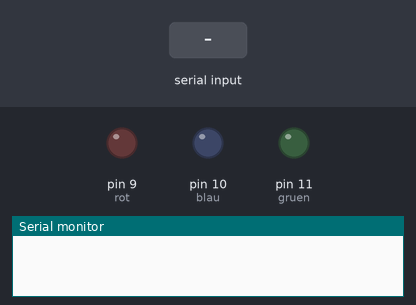
Bench run of a sketch on a simulated Arduino Uno, built with avr-gcc and run on an emulated ATmega328P. Parts: output pins drawn as LEDs (lit = HIGH), the last lines printed to the serial monitor. The test bench sets the inputs (shaded band).

Above: at 1.2 s.
1.3 s: "r\n" received over Serial
At 2.0 s:
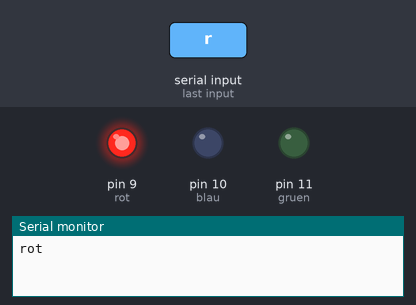
2.8 s: "g\n" received over Serial
At 3.1 s:
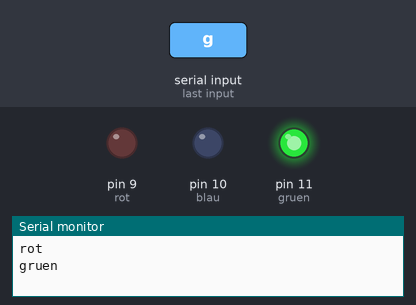
4.3 s: "b\n" received over Serial
At 5.5 s:
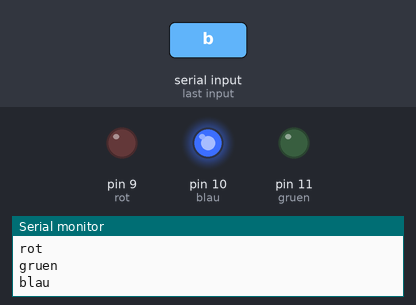
Timing chart, 0 to 7.3 s (numbered marks = the images above; inputs shaded):
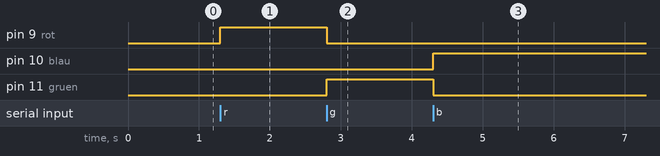

Measured:
- after the input at 1.3 s, pin 9 (rot): LOW → HIGH at once
- after the input at 2.8 s, pin 9 (rot): HIGH → LOW at once; pin 11 (gruen): LOW → HIGH at once
- after the input at 4.3 s, pin 10 (blau): LOW → HIGH at once; pin 11 (gruen): HIGH → LOW at once

The sketch:

RGB.ino
```cpp
const int rot= 9; // vorwärts R
const int gruen= 11; // rückwärts R
const int blau = 10; // vorwärts L

void setup() {
  Serial.begin(9600);
  pinMode(rot, OUTPUT);
  pinMode(gruen, OUTPUT);
  pinMode(blau, OUTPUT);
}

String serialInput = "";

void loop() {
  while (Serial.available() > 0) {
    char serialChar = Serial.read();

  if (isDigit(serialChar) || serialChar == 'r' || 'g' || 'b' || 'a') {
      serialInput += serialChar;
    }

    if (serialChar == '\n') {
      if (serialInput.charAt(0) == 'r') {
        serialInput.remove(0, 1);
          digitalWrite(rot,HIGH);
          digitalWrite(gruen,LOW);
          digitalWrite(blau,LOW);
          Serial.println("rot");

      }

       if (serialInput.charAt(0) == 'g') {
        serialInput.remove(0, 1);
        digitalWrite(rot,LOW);
        digitalWrite(gruen,HIGH);
        digitalWrite(blau,LOW);
        Serial.println("gruen");

      }

       if (serialInput.charAt(0) == 'b') {
        serialInput.remove(0, 1);
        digitalWrite(rot,LOW);
        digitalWrite(gruen,LOW);
        digitalWrite(blau,HIGH);
        Serial.println("blau");
      }

         if (serialInput.charAt(0) == 'a') {
        serialInput.remove(0, 1);
        digitalWrite(rot,LOW);
        digitalWrite(gruen,LOW);
        digitalWrite(blau,LOW);
        Serial.println("aus");
      }

      serialInput = "";
    }
  }

}
```
